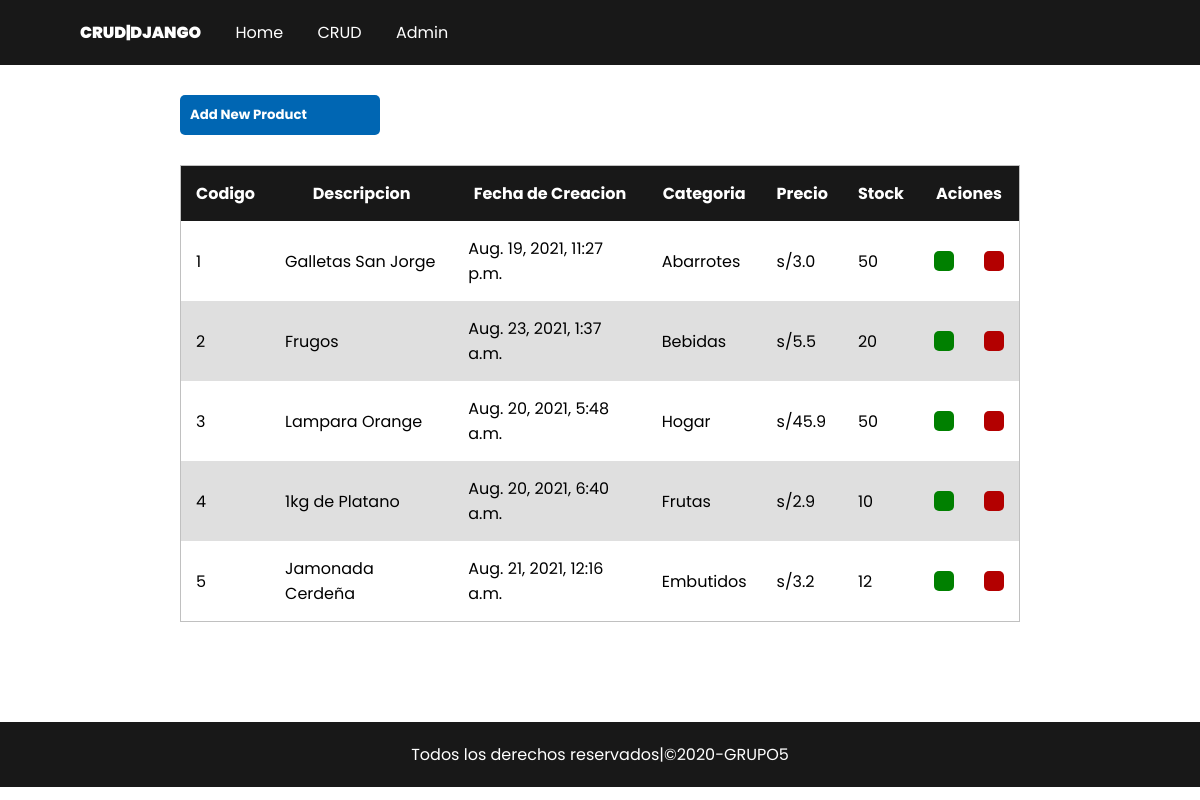
The app's page /crud, older data.
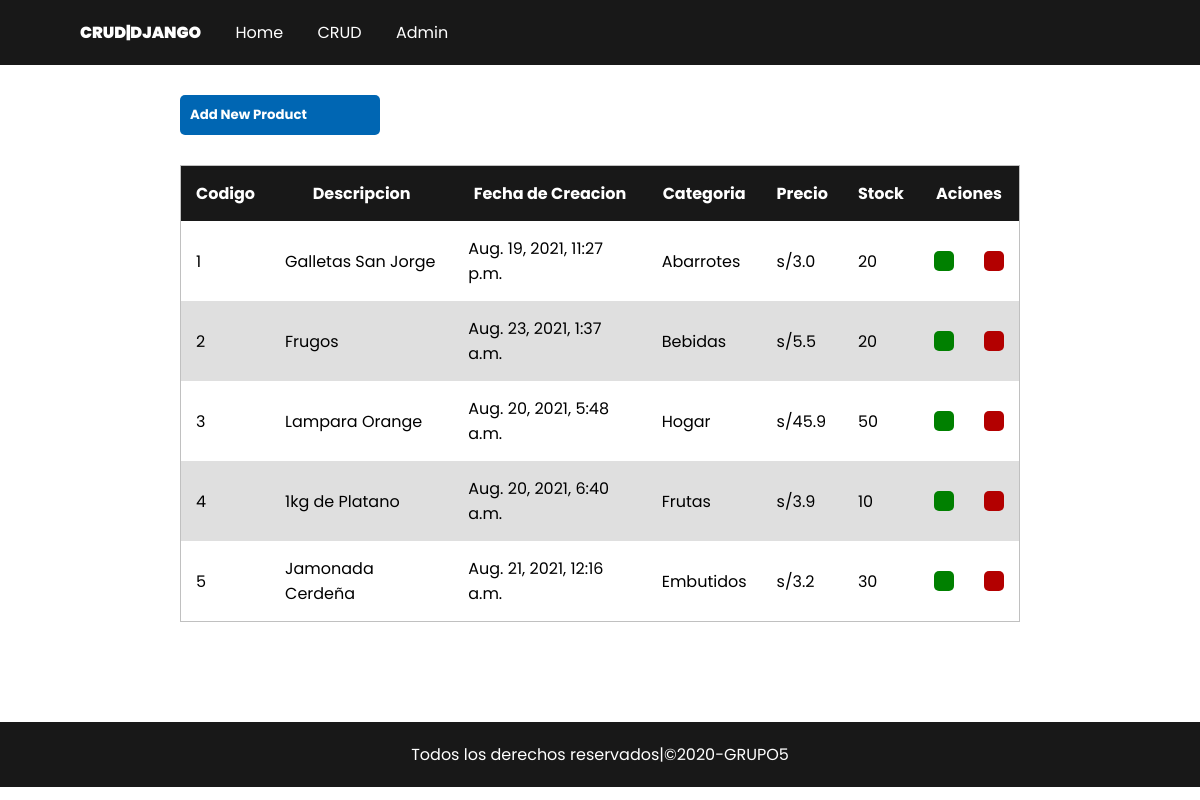
The same page, newer data.
### Crud/models.py (models this page shows, shortened)
class Productos(models.Model):
    cod_product = models.IntegerField(primary_key=True)
    description = models.CharField(max_length=150)
    create = models.DateTimeField(auto_now_add=True)
    category = models.CharField(max_length=150)
    price= models.FloatField()
    stock = models.IntegerField()

### Crud/views.py (the view)
# urls.py: path('crud',Crud,name='crud'),
def Crud(e):
    productos = Productos.objects.all()
    context = {'productos':productos}
    return render(e,'crud.html',context)

### Templates/crud.html (shortened to what this page needs)
{% extends 'base.html' %}
{% load svg %}
{% block content %}
{% include 'includes/nav.html' %}
<main class="contenedor">
    <div style="width: 200px;">
    <a href="{% url 'app:create' %}" class="btn svg btn-primary btn-margin">{% svg 'add'%} <h5>Add New Product</h5></a>
    </div>
    <div>
        <table class="table">
            <thead class="table-dark ">
                <tr>
                    <th scope="row">Codigo</th>
                    <th scope="row">Descripcion</th>
                    <th scope="row">Fecha de Creacion</th>
                    <th scope="row">Categoria</th>
                    <th scope="row">Precio</th>
                    <th scope="row">Stock</th>
                    <th colspan="2" scope="row">Aciones</th>
                </tr>
            </thead>
            <tbody>
            {% for producto in productos %}
                <tr>
                    <td>{{producto.cod_product}}</td>
                    <td>{{producto.description}}</td>
                    <td>{{producto.create}}</td>
                    <td>{{producto.category}}</td>
                    <td>s/{{producto.price}}</td>
                    <td>{{producto.stock}}</td>
                    <td style="width: 30px;">
                        <a href="{% url 'app:update' producto.cod_product%}" class="btn btn-success svg">{% svg 'update'%}</a>
                    </td>
                    <td style="width: 30px;">
                        <a href="{% url 'app:delete' producto.cod_product%}" class="btn btn-danger svg">{% svg 'delete'%}</a>
                    </td>
                </tr>
            {% endfor %}
            </tbody>
        </table>
    </div>
</main>
{% endblock %}

Row changes from the older to the newer data that the page shows:
changed Productos "Galletas San Jorge": stock "50" → "20"
changed Productos "1kg de Platano": price "2.9" → "3.9"
changed Productos "Jamonada Cerdeña": stock "12" → "30"
